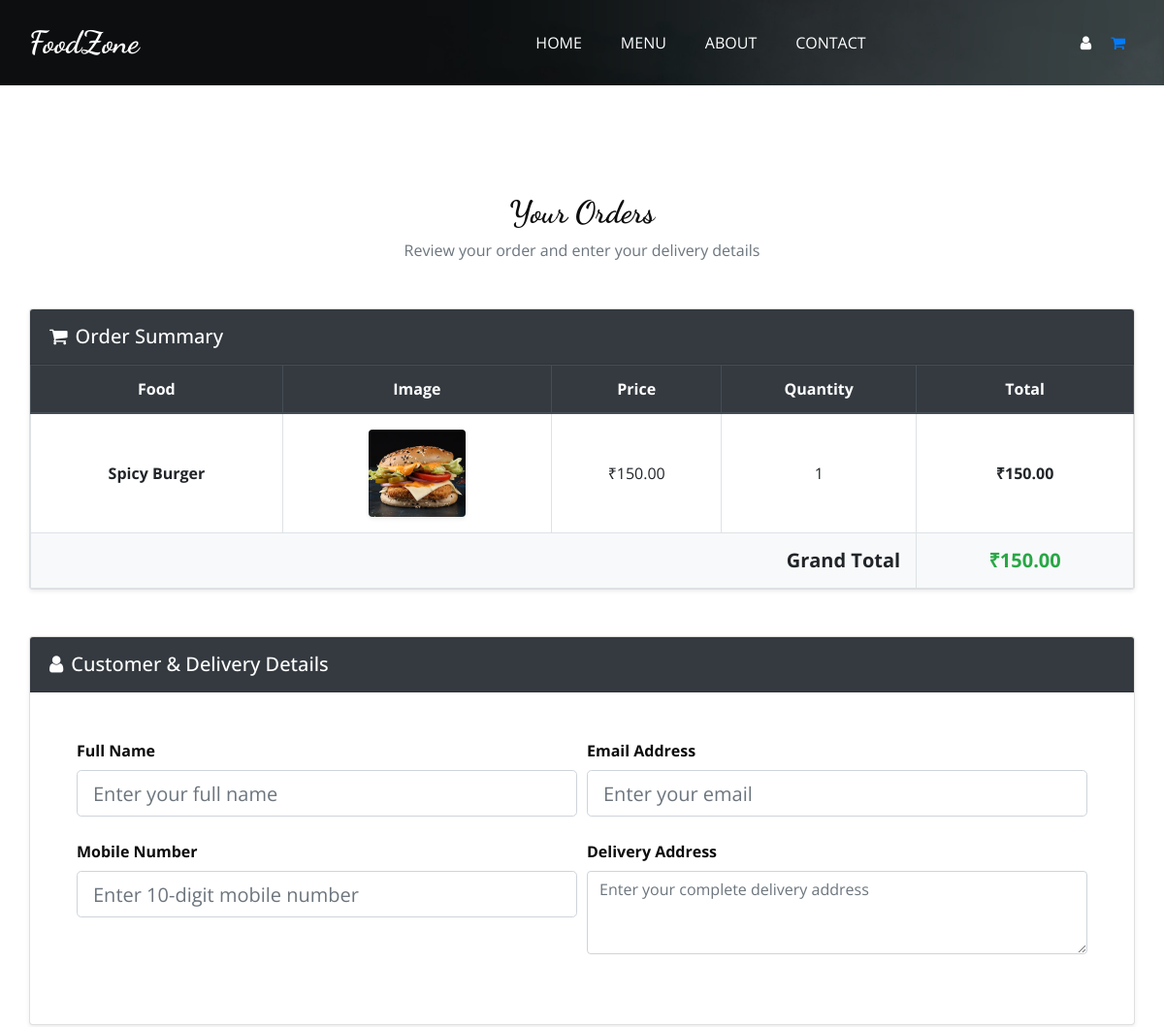
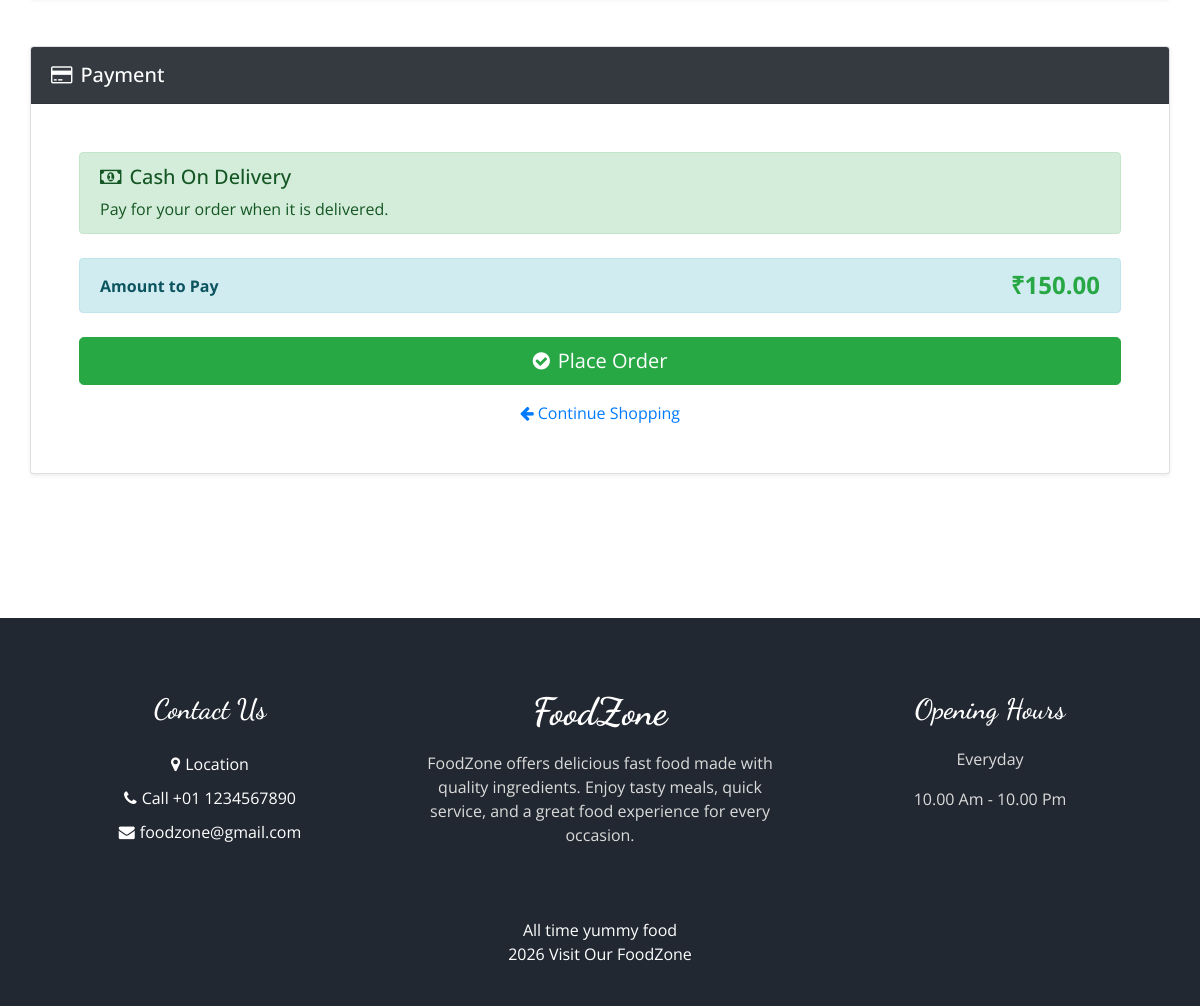
The app's page /order_now.php?f_id=10 (signed in) with its own data (2 pictures, top to bottom).
### tables this page shows
CREATE TABLE `food` (
  `f_id` int(11) NOT NULL,
  `c_id` int(11) NOT NULL,
  `food_name` varchar(100) NOT NULL,
  `description` text DEFAULT NULL,
  `price` decimal(10,2) NOT NULL,
  `image` varchar(255) DEFAULT NULL
);

### order_now.php (the view, shortened to what this page needs)
<?php
$conn = new mysqli("localhost", "root", "", "food");
$conn->set_charset("utf8mb4");
$food_items = [];
$is_cart_order = isset($_GET['cart']);
if (isset($_GET['f_id'])) {
    $f_id = filter_input(INPUT_GET, 'f_id', FILTER_VALIDATE_INT);
    $stmt = $conn->prepare("SELECT f_id, food_name, price, image FROM food WHERE f_id = ?");
    $stmt->bind_param("i", $f_id);
    $stmt->execute();
    $result = $stmt->get_result();
    $food = $result->fetch_assoc();
    $food_items[] = [
        "f_id" => (int) $food['f_id'],
        "food_name" => $food['food_name'],
        "food_price" => (float) $food['price'],
        "food_image" => $food['image'],
        "quantity" => 1
    ];
} else {
    die("Invalid request. Please select a food item or order from your cart.");
}
$grand_total = 0;
foreach ($food_items as $item) {
    $grand_total += (float) $item['food_price'] * (int) $item['quantity'];
}
?>
<!DOCTYPE html>
<html lang="en">
<head>
    <link rel="stylesheet" type="text/css" href="css/bootstrap.css">
    <link rel="stylesheet" type="text/css" href="https://cdnjs.cloudflare.com/ajax/libs/OwlCarousel2/2.3.4/assets/owl.carousel.min.css">
    <link rel="stylesheet" href="https://cdnjs.cloudflare.com/ajax/libs/jquery-nice-select/1.1.0/css/nice-select.min.css">
    <link href="css/font-awesome.min.css" rel="stylesheet">
    <link href="css/style.css" rel="stylesheet">
    <link href="css/responsive.css" rel="stylesheet">
</head>
<body class="sub_page">
<div class="hero_area">
    <div class="bg-box"><img src="images/hero-bg.jpg" alt=""></div>
    <header class="header_section">
        <div class="container">
            <nav class="navbar navbar-expand-lg custom_nav-container">
                <a class="navbar-brand" href="index.php"><span>FoodZone</span></a>
                <div class="collapse navbar-collapse" id="navbarSupportedContent">
                    <ul class="navbar-nav mx-auto">
                        <li class="nav-item"><a class="nav-link" href="index.php">Home</a></li>
                        <li class="nav-item"><a class="nav-link" href="menu.php">Menu</a></li>
                        <li class="nav-item"><a class="nav-link" href="about.php">About</a></li>
                        <li class="nav-item"><a class="nav-link" href="contact.php">Contact</a></li>
                    </ul>
                    <div class="user_option">
                        <a href="login.php" class="user_link"><i class="fa fa-user" aria-hidden="true"></i></a>
                        <a class="cart_link" href="addtocart.php" aria-label="Shopping cart"><i class="fa fa-shopping-cart" aria-hidden="true"></i></a>
                    </div>
                </div>
            </nav>
        </div>
    </header>
</div>
<div class="container py-5 my-5" style="min-height:70vh">
    <div class="text-center pt-3 mb-5">
        <h2 class="font-weight-bold mb-2">Your Orders</h2>
        <p class="text-muted mb-0">Review your order and enter your delivery details</p>
    </div>
    <?php if (!empty($food_items)): ?>
    <form method="POST" action="" id="orderForm">
        <div class="card shadow-sm mb-5">
            <div class="card-header bg-dark text-white py-3"><h5 class="mb-0"><i class="fa fa-shopping-cart mr-2" aria-hidden="true"></i>Order Summary</h5></div>
            <div class="card-body p-0">
                <div class="table-responsive">
                    <table class="table table-bordered table-hover text-center mb-0">
                        <thead class="thead-dark"><tr><th>Food</th><th>Image</th><th>Price</th><th>Quantity</th><th>Total</th></tr></thead>
                        <tbody>
                        <?php foreach ($food_items as $item):
                            $item_price = (float) $item['food_price'];
                            $quantity = (int) $item['quantity'];
                            $item_total = $item_price * $quantity;
                        ?>
                            <tr>
                                <td class="align-middle font-weight-bold"><?= htmlspecialchars($item['food_name'], ENT_QUOTES, 'UTF-8'); ?></td>
                                <td class="align-middle p-3"><img src="images/<?= htmlspecialchars($item['food_image'] ?? '', ENT_QUOTES, 'UTF-8'); ?>" alt="<?= htmlspecialchars($item['food_name'], ENT_QUOTES, 'UTF-8'); ?>" width="100" height="90" class="rounded shadow-sm" style="object-fit:cover" onerror="this.onerror=null;this.src='images/no-image.png';"></td>
                                <td class="align-middle text-nowrap">₹<?= number_format($item_price, 2); ?></td>
                                <td class="align-middle"><?= $quantity; ?></td>
                                <td class="align-middle font-weight-bold text-nowrap">₹<?= number_format($item_total, 2); ?></td>
                            </tr>
                        <?php endforeach; ?>
                            <tr class="bg-light">
                                <td colspan="4" class="text-right align-middle p-3"><h5 class="font-weight-bold mb-0">Grand Total</h5></td>
                                <td class="align-middle p-3"><h5 class="text-success font-weight-bold mb-0">₹<?= number_format($grand_total, 2); ?></h5></td>
                            </tr>
                        </tbody>
                    </table>
                </div>
            </div>
        </div>
        <div class="card shadow-sm mb-5">
            <div class="card-header bg-dark text-white py-3"><h5 class="mb-0"><i class="fa fa-user mr-2" aria-hidden="true"></i>Customer &amp; Delivery Details</h5></div>
            <div class="card-body p-4 p-md-5">
                <div class="form-row">
                    <div class="form-group col-md-6 mb-4"><label for="name" class="font-weight-bold">Full Name</label><input type="text" name="name" id="name" class="form-control form-control-lg" placeholder="Enter your full name" maxlength="100" autocomplete="name" required></div>
                    <div class="form-group col-md-6 mb-4"><label for="email" class="font-weight-bold">Email Address</label><input type="email" name="email" id="email" class="form-control form-control-lg" placeholder="Enter your email" maxlength="150" autocomplete="email" required></div>
                    <div class="form-group col-md-6 mb-4"><label for="phone" class="font-weight-bold">Mobile Number</label><input type="tel" name="phone" id="phone" class="form-control form-control-lg" placeholder="Enter 10-digit mobile number" maxlength="10" pattern="[0-9]{10}" inputmode="numeric" autocomplete="tel" title="Enter a 10-digit mobile number" required></div>
                    <div class="form-group col-md-6 mb-4"><label for="address" class="font-weight-bold">Delivery Address</label><textarea name="address" id="address" class="form-control" rows="3" maxlength="500" placeholder="Enter your complete delivery address" autocomplete="street-address" required></textarea></div>
                </div>
            </div>
        </div>
        <div class="card shadow-sm mb-5">
            <div class="card-header bg-dark text-white py-3"><h5 class="mb-0"><i class="fa fa-credit-card mr-2" aria-hidden="true"></i>Payment</h5></div>
            <div class="card-body p-4 p-md-5">
                <div class="alert alert-success">
                    <h5 class="mb-2"><i class="fa fa-money mr-2" aria-hidden="true"></i>Cash On Delivery</h5>
                    <p class="mb-0">Pay for your order when it is delivered.</p>
                </div>
                <div class="alert alert-info mt-4 mb-0"><div class="d-flex justify-content-between align-items-center"><span class="font-weight-bold">Amount to Pay</span><h4 class="text-success font-weight-bold mb-0">₹<?= number_format($grand_total, 2); ?></h4></div></div>
                <button type="submit" name="place_order" value="1" class="btn btn-success btn-lg btn-block mt-4"><i class="fa fa-check-circle mr-2" aria-hidden="true"></i>Place Order</button>
                <div class="text-center mt-3"><a href="menu.php" class="text-primary"><i class="fa fa-arrow-left mr-1" aria-hidden="true"></i>Continue Shopping</a></div>
            </div>
        </div>
    </form>
    <?php endif; ?>
</div>
<footer class="footer_section">
    <div class="container">
        <div class="row">
            <div class="col-md-4 footer-col"><div class="footer_contact"><h4>Contact Us</h4><div class="contact_link_box"><a href="#"><i class="fa fa-map-marker" aria-hidden="true"></i><span>Location</span></a><a href="#"><i class="fa fa-phone" aria-hidden="true"></i><span>Call +01 1234567890</span></a><a href="mailto:foodzone@gmail.com"><i class="fa fa-envelope" aria-hidden="true"></i><span>foodzone@gmail.com</span></a></div></div></div>
            <div class="col-md-4 footer-col"><div class="footer_detail"><a href="index.php" class="footer-logo">FoodZone</a><p>FoodZone offers delicious fast food made with quality ingredients. Enjoy tasty meals, quick service, and a great food experience for every occasion.</p></div></div>
            <div class="col-md-4 footer-col"><h4>Opening Hours</h4><p>Everyday</p><p>10.00 Am - 10.00 Pm</p></div>
        </div>
        <div class="footer-info"><p>All time yummy food<br><span id="displayYear"></span> Visit Our <a href="index.php">FoodZone</a></p></div>
    </div>
</footer>
</body>
</html>

### css/style.css (style rules this page uses)
body { font-family: "Open Sans", sans-serif; color: #0c0c0c; background-color: #ffffff; overflow-x: hidden; }
h1, h2 { font-family: 'Dancing Script', cursive; }
a, a:hover, a:focus { text-decoration: none; }
.btn, .btn:focus { outline: none !important; -webkit-box-shadow: none; box-shadow: none; }
.hero_area { position: relative; min-height: 100vh; display: -webkit-box; display: -ms-flexbox; display: flex; -webkit-box-orient: vertical; -webkit-box-direction: normal; -ms-flex-direction: column; flex-direction: column; }
.bg-box { position: absolute; top: 0; left: 0; width: 100%; height: 100%; }
.bg-box img { width: 100%; height: 100%; -o-object-fit: cover; object-fit: cover; }
.sub_page .hero_area { min-height: auto; }
.sub_page .hero_area .bg-box { position: absolute; top: 0; left: 0; width: 100%; height: 100%; }
.sub_page .hero_area .bg-box img { width: 100%; height: 100%; -o-object-fit: cover; object-fit: cover; -o-object-position: right top; object-position: right top; }
.header_section { padding: 15px 0; }
.navbar-brand { font-family: 'Dancing Script', cursive; }
.navbar-brand span { font-weight: bold; font-size: 32px; color: #ffffff; }
.custom_nav-container { padding: 0; }
.custom_nav-container .navbar-nav { padding-left: 18%; }
.custom_nav-container .navbar-nav .nav-item .nav-link { padding: 5px 20px; color: #ffffff; text-align: center; text-transform: uppercase; border-radius: 5px; -webkit-transition: all 0.3s; transition: all 0.3s; }
.user_option { display: -webkit-box; display: -ms-flexbox; display: flex; -webkit-box-align: center; -ms-flex-align: center; align-items: center; }
.user_option a { margin: 0 10px; }
.user_option .user_link { color: #ffffff; }
.user_option .cart_link { display: -webkit-box; display: -ms-flexbox; display: flex; -webkit-box-pack: center; -ms-flex-pack: center; justify-content: center; -webkit-box-align: center; -ms-flex-align: center; align-items: center; }
.footer_section { background-color: #222831; color: #ffffff; padding: 75px 0 40px 0; text-align: center; }
.footer_section h4 { font-size: 28px; }
.footer_section h4, .footer_section .footer-logo { font-weight: 600; margin-bottom: 20px; font-family: 'Dancing Script', cursive; }
.footer_section p { color: #dbdbdb; }
.footer_section .footer-col { margin-bottom: 30px; }
.footer_section .footer_contact .contact_link_box { display: -webkit-box; display: -ms-flexbox; display: flex; -webkit-box-orient: vertical; -webkit-box-direction: normal; -ms-flex-direction: column; flex-direction: column; }
.footer_section .footer_contact .contact_link_box a { margin: 5px 0; color: #ffffff; }
.footer_section .footer_contact .contact_link_box a i { margin-right: 5px; }
.footer_section .footer-logo { display: block; font-weight: bold; font-size: 38px; line-height: 1; color: #ffffff; }
.footer_section .footer-info { text-align: center; margin-top: 25px; }
.footer_section .footer-info p { color: #ffffff; margin: 0; }
.footer_section .footer-info p a { color: inherit; }

### css/responsive.css (style rules this page uses)
@media (min-width: 1200px) { .container { max-width: 1170px; } }

### records on screen
food: food_name "Spicy Burger", image (picture), item_price "150.00", quantity "1", item_total "150.00"

### other values on screen
$grand_total "150.00"
